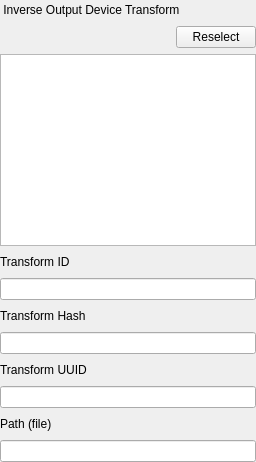
                  <widget class="QWidget" name="tab_7">
                   <property name="sizePolicy">
                    <sizepolicy hsizetype="Preferred" vsizetype="Preferred">
                     <horstretch>0</horstretch>
                     <verstretch>0</verstretch>
                    </sizepolicy>
                   </property>
                   <attribute name="title">
                    <string>InvODT</string>
                   </attribute>
                   <layout class="QVBoxLayout" name="verticalLayout_8">
                    <property name="leftMargin">
                     <number>0</number>
                    </property>
                    <property name="topMargin">
                     <number>0</number>
                    </property>
                    <property name="rightMargin">
                     <number>0</number>
                    </property>
                    <property name="bottomMargin">
                     <number>0</number>
                    </property>
                    <item>
                     <layout class="QHBoxLayout" name="horizontalLayout_131">
                      <item>
                       <widget class="QLabel" name="label_170">
                        <property name="text">
                         <string> Inverse Output Device Transform</string>
                        </property>
                       </widget>
                      </item>
                      <item>
                       <spacer name="horizontalSpacer_124">
                        <property name="orientation">
                         <enum>Qt::Horizontal</enum>
                        </property>
                        <property name="sizeHint" stdset="0">
                         <size>
                          <width>40</width>
                          <height>20</height>
                         </size>
                        </property>
                       </spacer>
                      </item>
                     </layout>
                    </item>
                    <item>
                     <layout class="QHBoxLayout" name="horizontalLayout_12">
                      <item>
                       <spacer name="horizontalSpacer_20">
                        <property name="orientation">
                         <enum>Qt::Horizontal</enum>
                        </property>
                        <property name="sizeHint" stdset="0">
                         <size>
                          <width>40</width>
                          <height>20</height>
                         </size>
                        </property>
                       </spacer>
                      </item>
                      <item>
                       <widget class="QPushButton" name="pushButton_12">
                        <property name="text">
                         <string>Reselect</string>
                        </property>
                       </widget>
                      </item>
                     </layout>
                    </item>
                    <item>
                     <widget class="QTextEdit" name="inverseOutputDeviceTransform_description_textEdit">
                      <property name="sizePolicy">
                       <sizepolicy hsizetype="Expanding" vsizetype="Minimum">
                        <horstretch>0</horstretch>
                        <verstretch>0</verstretch>
                       </sizepolicy>
                      </property>
                      <property name="minimumSize">
                       <size>
                        <width>0</width>
                        <height>40</height>
                       </size>
                      </property>
                     </widget>
                    </item>
                    <item>
                     <layout class="QHBoxLayout" name="horizontalLayout_132">
                      <item>
                       <widget class="QLabel" name="label_171">
                        <property name="text">
                         <string>Transform ID</string>
                        </property>
                       </widget>
                      </item>
                      <item>
                       <spacer name="horizontalSpacer_125">
                        <property name="orientation">
                         <enum>Qt::Horizontal</enum>
                        </property>
                        <property name="sizeHint" stdset="0">
                         <size>
                          <width>40</width>
                          <height>20</height>
                         </size>
                        </property>
                       </spacer>
                      </item>
                     </layout>
                    </item>
                    <item>
                     <widget class="QLineEdit" name="inverseOutputDeviceTransform_transformId_lineEdit"/>
                    </item>
                    <item>
                     <layout class="QHBoxLayout" name="horizontalLayout_133">
                      <item>
                       <widget class="QLabel" name="label_172">
                        <property name="text">
                         <string>Transform Hash</string>
                        </property>
                       </widget>
                      </item>
                      <item>
                       <spacer name="horizontalSpacer_126">
                        <property name="orientation">
                         <enum>Qt::Horizontal</enum>
                        </property>
                        <property name="sizeHint" stdset="0">
                         <size>
                          <width>40</width>
                          <height>20</height>
                         </size>
                        </property>
                       </spacer>
                      </item>
                     </layout>
                    </item>
                    <item>
                     <widget class="QLineEdit" name="inverseOutputDeviceTransform_hash_lineEdit"/>
                    </item>
                    <item>
                     <layout class="QHBoxLayout" name="horizontalLayout_134">
                      <item>
                       <widget class="QLabel" name="label_173">
                        <property name="text">
                         <string>Transform UUID</string>
                        </property>
                       </widget>
                      </item>
                      <item>
                       <spacer name="horizontalSpacer_127">
                        <property name="orientation">
                         <enum>Qt::Horizontal</enum>
                        </property>
                        <property name="sizeHint" stdset="0">
                         <size>
                          <width>40</width>
                          <height>20</height>
                         </size>
                        </property>
                       </spacer>
                      </item>
                     </layout>
                    </item>
                    <item>
                     <widget class="QLineEdit" name="inverseOutputDeviceTransform_uuid_lineEdit"/>
                    </item>
                    <item>
                     <layout class="QHBoxLayout" name="horizontalLayout_158">
                      <item>
                       <widget class="QLabel" name="label_197">
                        <property name="text">
                         <string>Path (file)</string>
                        </property>
                       </widget>
                      </item>
                      <item>
                       <spacer name="horizontalSpacer_151">
                        <property name="orientation">
                         <enum>Qt::Horizontal</enum>
                        </property>
                        <property name="sizeHint" stdset="0">
                         <size>
                          <width>40</width>
                          <height>20</height>
                         </size>
                        </property>
                       </spacer>
                      </item>
                     </layout>
                    </item>
                    <item>
                     <widget class="QLineEdit" name="inverseOutputDeviceTransform_file_lineEdit"/>
                    </item>
                   </layout>
                  </widget>
